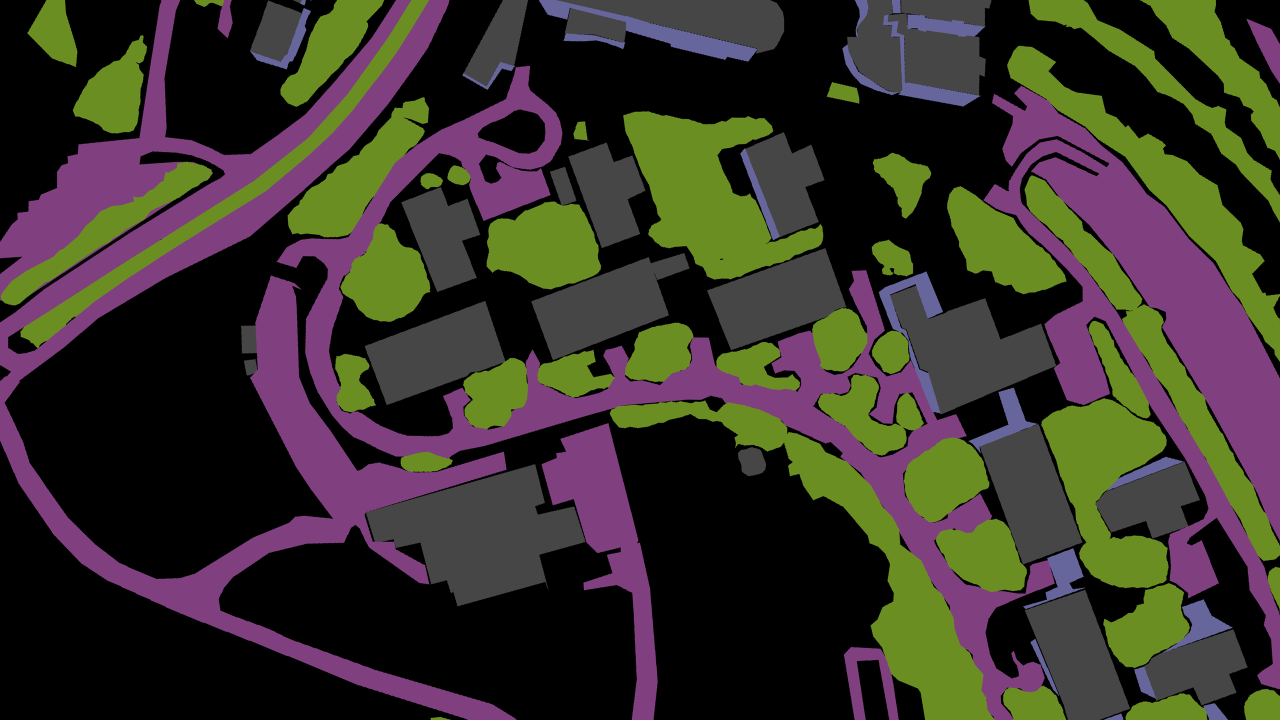
#> input picture TamplateMatching/data/map/Map data/Label/label_for_7200.png, 3840 x 2160 px, found by its file name (shown at 1/3 size)
$ python tamplateMatching_using_ORG.py
#> lines starting #> are read from the running program, lines starting #| are printed output that depends on the picture
#> in main, big_img is the input picture: shape (2160, 3840, 3); mean B, G, R 43.8, 51.6, 57.3
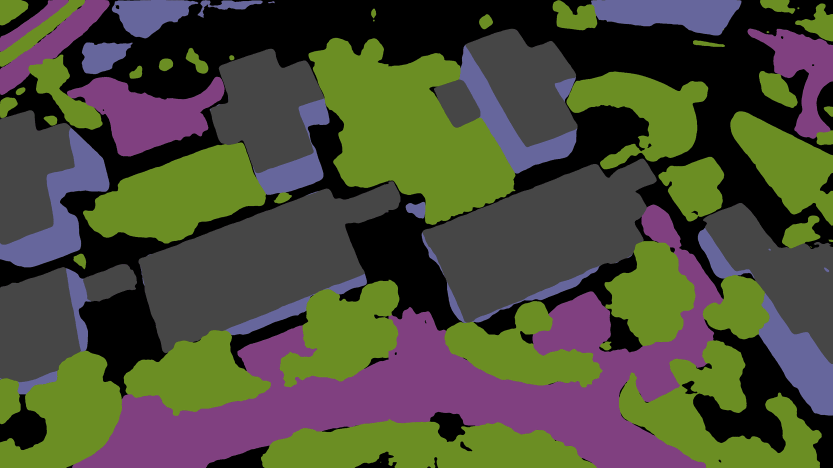
#> input picture TamplateMatching/data/map/check map/007200_720_1660_940.png, 1665 x 936 px, found by its file name (shown at 1/2 size)
#> in main, template is the input picture: shape (936, 1665, 3); mean B, G, R 56.8, 75.7, 75
#| Big map shape: (2160, 3840, 3)
#| Drone image shape: (936, 1665, 3)
#!/usr/bin/env python3
"""
Feature Matching for Drone Semantic Segmentation on a Big Map (Ratio-Based)
---------------------------------------------------------------------------
This script loads a large semantic segmentation map (big map) and a drone (template) image.
It rescales the drone image so that its height becomes 620 pixels (and its width scales accordingly,
approximately 1100 pixels if the aspect ratio is preserved). Then it uses ORB feature detection and
descriptor matching (with BFMatcher) to find corresponding features between the drone image and the big map.
A homography is estimated via RANSAC so that the drone image can be projected onto the big map,
thus handling rotation, scaling, and orientation differences.

Usage:
    python featureMatching.py --big_map "path/to/big_map.png" --template "path/to/drone_image.png"

Assumptions:
  - Big map is 4K (2160 x 3840).
  - The desired drone (template) crop is 620 pixels in height and ~1100 pixels in width.
"""

import cv2
import numpy as np
import argparse
import sys

def parse_args():
    parser = argparse.ArgumentParser(
        description="Feature Matching for Drone Segmentation on a Big Map using Homography (Ratio-Based)")
    parser.add_argument('--big_map', default=r"C:\Code&Proj\Final Proj\TamplateMatching\data\map\Map data\Label\label_for_7200.png",
                        help='Path to the big semantic segmentation map image.')
    parser.add_argument('--template',  default=r"C:\Code&Proj\Final Proj\TamplateMatching\data\map\check map\007200_720_1660_940.png",
                        help='Path to the drone (template) image.')
    args = parser.parse_args()
    return args

def scale_template(template):
    """
    Rescale the drone (template) image based solely on the ratio.
    We know that the drone image should correspond to a crop of size 620x1100 pixels.
    Here we compute a scale factor to force the template height to 620 pixels.
    (Assuming that the drone image is originally 4K like the big map.)
    """
    TARGET_HEIGHT = 620
    # Compute scale factor based on height.
    scale_factor = TARGET_HEIGHT / template.shape[0]
    new_width = int(template.shape[1] * scale_factor)
    new_height = int(template.shape[0] * scale_factor)
    print(f"Scaling drone image with factor: {scale_factor:.3f}")
    print(f"Scaled drone image shape: ({new_height}, {new_width})")
    return cv2.resize(template, (new_width, new_height), interpolation=cv2.INTER_AREA)

def feature_matching(big_img, template):
    """
    Uses ORB features and brute-force matching to find correspondences between the template
    and the big map. Estimates a homography using RANSAC.
    """
    # Convert images to grayscale (ORB works on grayscale)
    gray_big = cv2.cvtColor(big_img, cv2.COLOR_BGR2GRAY)
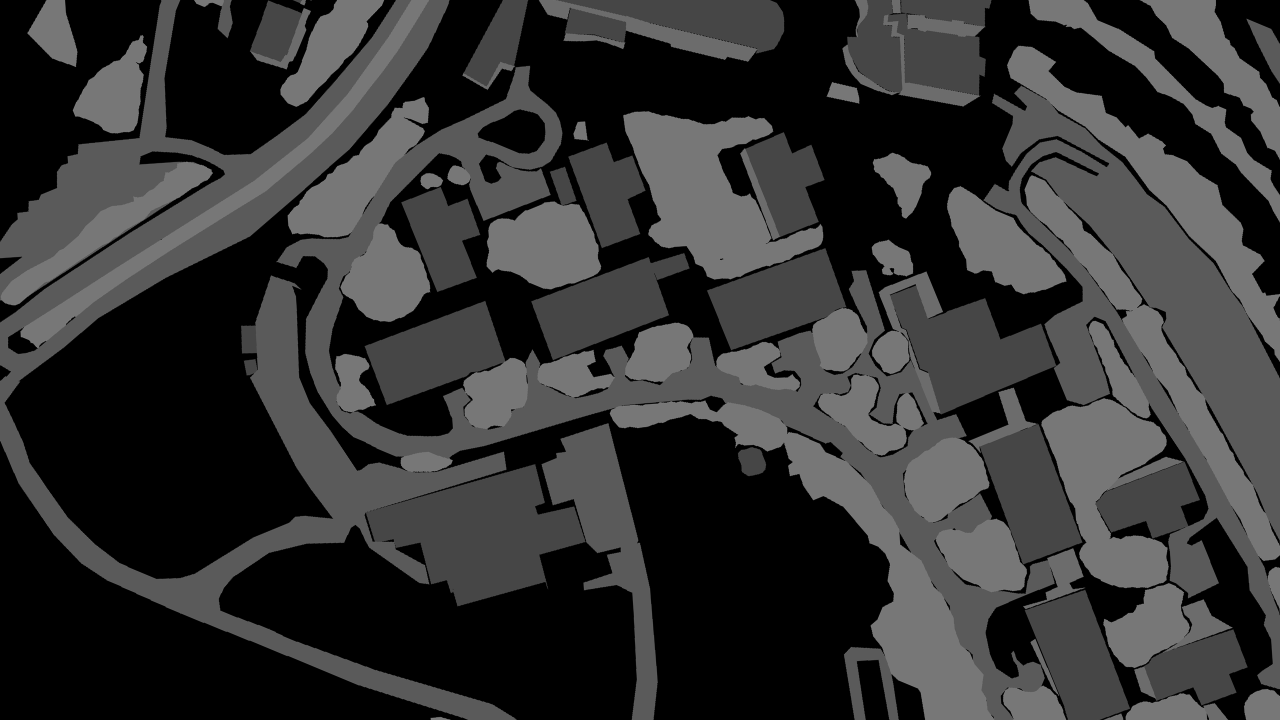
#> gray_big: shape (2160, 3840) (shown at 1/3 size); min 0, max 151, mean 52.3
    gray_template = cv2.cvtColor(template, cv2.COLOR_BGR2GRAY)
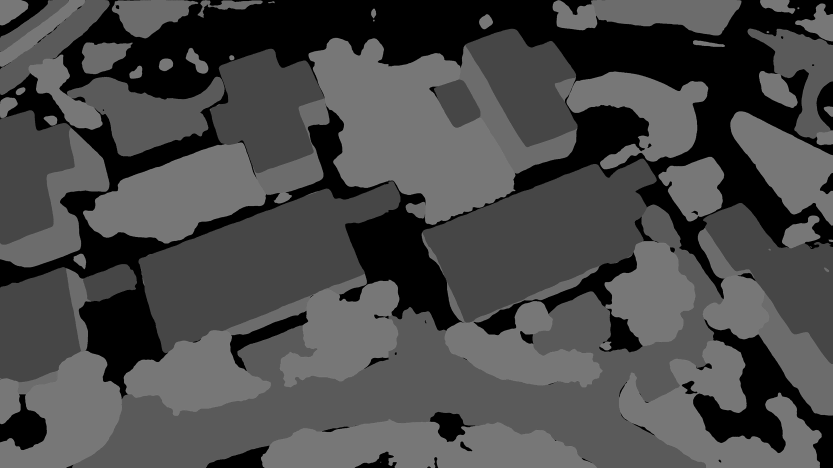
#> gray_template: shape (936, 1665) (shown at 1/2 size); min 0, max 128, mean 73.2

    # Initialize ORB detector (increase max features if needed)
    orb = cv2.ORB_create(nfeatures=10000)

    # Detect keypoints and compute descriptors
    kp_template, des_template = orb.detectAndCompute(gray_template, None)
#> kp_template = 7869 keypoints; strongest (x, y, size): (747, 35, 31), (1558, 786, 31), (1560, 786, 37.2), (1029, 380, 31)
    kp_big, des_big = orb.detectAndCompute(gray_big, None)
#> kp_big = 10000 keypoints; strongest (x, y, size): (3166, 186, 31), (2678, 820, 31), (2212, 1304, 31), (3504, 1741, 111.1)

    if des_template is None or des_big is None:
        print("Not enough features detected in one or both images. Exiting.")
        sys.exit(1)

    # Create BFMatcher with Hamming distance (suitable for ORB)
    bf = cv2.BFMatcher(cv2.NORM_HAMMING, crossCheck=True)

    # Match descriptors
    matches = bf.match(des_template, des_big)
#> matches = 1758 matches
    print(f"Found {len(matches)} raw matches.")
#| Found 1758 raw matches.

    # Sort matches by distance (lower distance is better)
    matches = sorted(matches, key=lambda x: x.distance)

    # Select a subset of good matches (e.g., top 10% or at least 4)
    num_good = max(4, int(len(matches) * 0.1))
#> num_good = 175
    good_matches = matches[:num_good]
#> good_matches = 175 matches
    print(f"Using {len(good_matches)} good matches for homography estimation.")
#| Using 175 good matches for homography estimation.

    # Draw matches for visualization (optional)
    img_matches = cv2.drawMatches(template, kp_template, big_img, kp_big, good_matches, None,
                                  flags=cv2.DrawMatchesFlags_NOT_DRAW_SINGLE_POINTS)
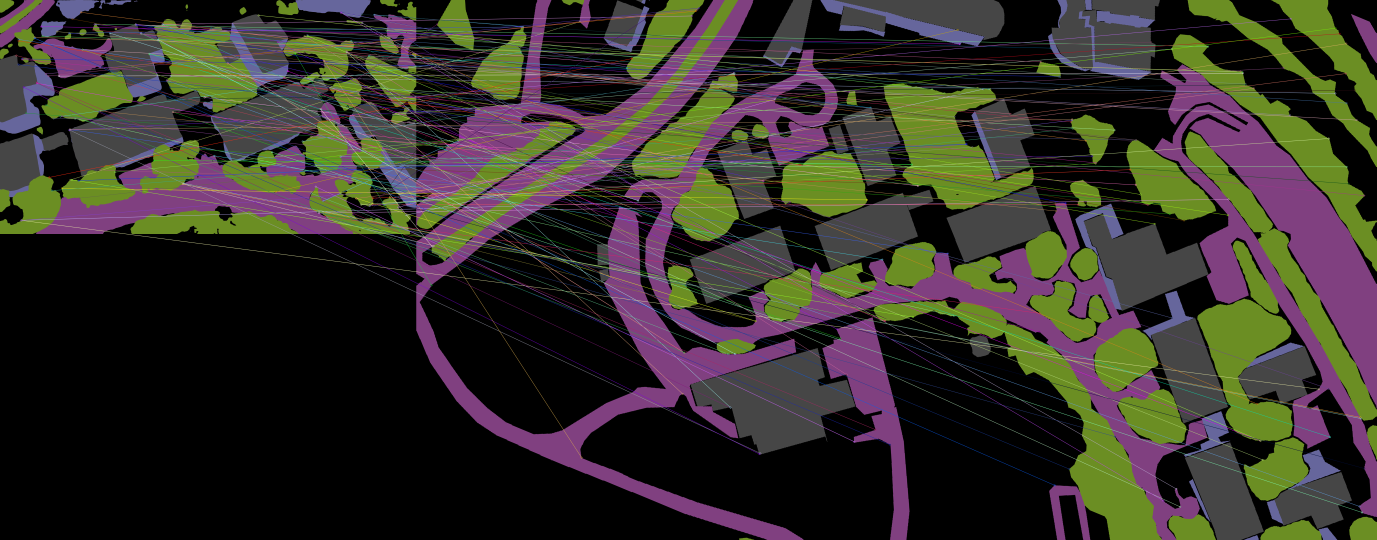
#> img_matches: shape (2160, 5505, 3) (shown at 1/4 size); mean B, G, R 42.7, 49.6, 53.7
    cv2.namedWindow("Feature Matches", cv2.WINDOW_NORMAL)
    cv2.imshow("Feature Matches", img_matches)

    # Extract matched keypoints
    pts_template = np.float32([kp_template[m.queryIdx].pt for m in good_matches]).reshape(-1,1,2)
#> pts_template = 175 rows, first 8: [818, 389], [563, 133.9], [146.9, 331.8], [562.4, 131.9], [381.6, 96], [1386, 207.6], [1425.6, 793.2], [649.4, 96.48]
    pts_big = np.float32([kp_big[m.trainIdx].pt for m in good_matches]).reshape(-1,1,2)
#> pts_big = 175 rows, first 8: [2005.9, 743], [3022.6, 1271.5], [1256.6, 1629.8], [1389.3, 723.7], [3166.6, 185.8], [2376.3, 455.4], [1357.2, 1284], [3316.9, 335.9]

    # Estimate homography using RANSAC
    H, mask = cv2.findHomography(pts_template, pts_big, cv2.RANSAC, 5.0)
#> H = [[-58.23, -15.57, 15175.7], [-16.87, -28.94, 7734.7], [-0.03, 0.00138, 1]]; mask = 175 values, max 1 at index 36, min 0 at index 0, mean 0.0343
    if H is None:
        print("Homography could not be computed. Exiting.")
        sys.exit(1)

    # Draw the projected template boundary on the big image
    h, w = template.shape[:2]
#> h = 936; w = 1665
    pts = np.float32([[0, 0], [0, h], [w, h], [w, 0]]).reshape(-1, 1, 2)
    dst = cv2.perspectiveTransform(pts, H)
#> dst = [[15175.7, 7734.7], [260.9, -8447.2], [2022.7, 995.7], [1671.4, 415.8]]

    big_img_with_homography = big_img.copy()
    cv2.polylines(big_img_with_homography, [np.int32(dst)], True, (0, 255, 0), 3, cv2.LINE_AA)

    cv2.namedWindow("Detected Template", cv2.WINDOW_NORMAL)
    cv2.imshow("Detected Template", big_img_with_homography)

    cv2.waitKey(0)
    cv2.destroyAllWindows()

def main():
    args = parse_args()

    # Load images
    big_img = cv2.imread(args.big_map, cv2.IMREAD_COLOR)
    template = cv2.imread(args.template, cv2.IMREAD_COLOR)

    if big_img is None:
        print("Error loading big map image.")
        sys.exit(1)
    if template is None:
        print("Error loading drone image.")
        sys.exit(1)

    print("Big map shape:", big_img.shape)
    print("Drone image shape:", template.shape)

    # Scale the drone image based solely on the desired ratio
    #template_scaled = scale_template(template)

    # Perform feature matching and homography estimation
    feature_matching(big_img, template)

if __name__ == '__main__':
    main()
